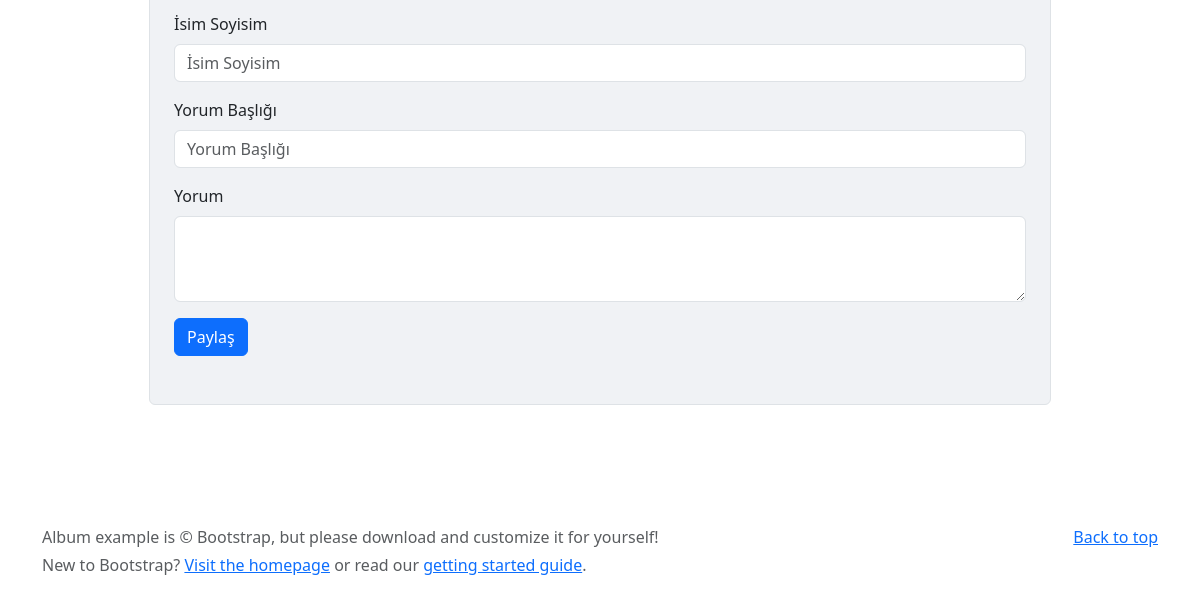
Page /detay/5/ (lower part) on the earlier database version.
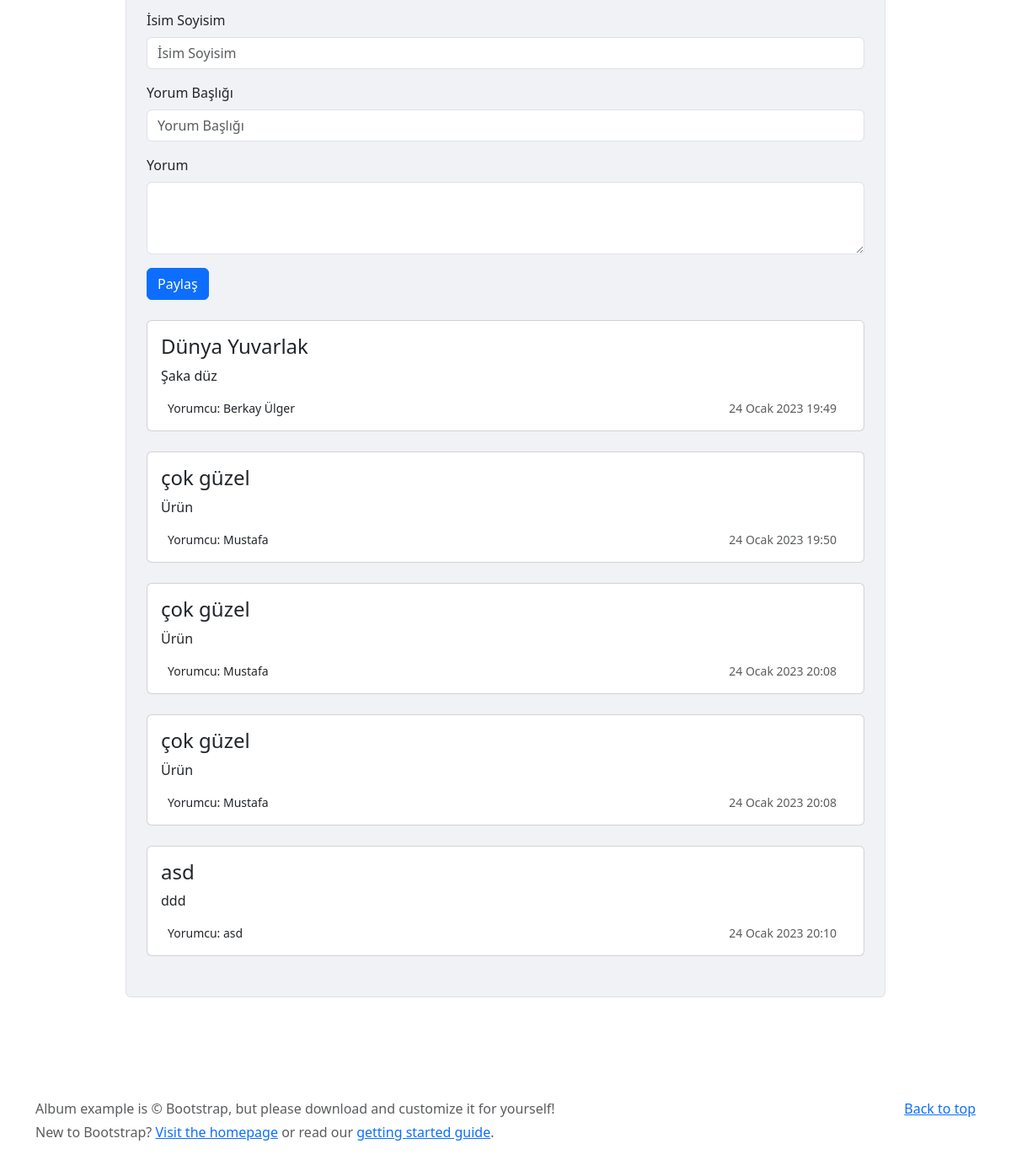
Same page on the later database version.
### appMy/models.py (models this page shows, shortened)
class Comment(models.Model):
    card = models.ForeignKey(Card, verbose_name=("Card"), on_delete=models.CASCADE)
    name = models.CharField(("Yorumcu"), max_length=50)
    title = models.CharField(("Yorum Başlığı"), max_length=50)
    text = models.TextField(("Yorum"),max_length=500)
    date_now = models.DateTimeField(("Yorum Yapılma Zamanı"), auto_now_add=True)

### appMy/views.py (the view, shortened to what this page needs)
# urls.py: path('detay/<id>/', Detail, name='Detail'),
def Detail(request,id):
    print(request.path)
    card = Card.objects.get(id=id) # 1 tane ürün getir
    comments = Comment.objects.filter(card=card)
    context = {
        "card":card,
        "comments":comments,
    }
    return render(request,'detail.html',context)

### appMy/models.py (called while the page is built)
    def __str__(self):
        return self.title

### appMy/templates/detail.html (shortened to what this page needs)
{% extends 'base.html' %}
{% block body %}
<main>
    <div class="container my-5">
        <div class="row d-flex justify-content-center">
            <div class="col-md-10 col-lg-10 p-4">
                <div class="card shadow-0 border" style="background-color: #f0f2f5;">
                    <div class="card-body p-4">
                        <div class="form-outline mb-4">
                            <form method="POST">
                                <div class="mb-3">
                                    <label for="exampleFormControlInput1" class="form-label">İsim Soyisim</label>
                                    <input type="text" name="name" class="form-control" id="exampleFormControlInput1" placeholder="İsim Soyisim">
                                </div>
                                <div class="mb-3">
                                    <label for="exampleFormControlInput1" class="form-label">Yorum Başlığı</label>
                                    <input type="text" name="title" class="form-control" id="exampleFormControlInput1" placeholder="Yorum Başlığı">
                                </div>
                                <div class="mb-3">
                                    <label for="exampleFormControlTextarea1" class="form-label">Yorum</label>
                                    <textarea class="form-control" name="text" id="exampleFormControlTextarea1" rows="3"></textarea>
                                </div>
                                <button type="submit" class="btn btn-primary">Paylaş</button>
                            </form>
                        </div>
                        {% for comment in comments %}
                        <div class="card mb-4">
                            <div class="card-body">
                                <h4>{{ comment.title }}</h4>
                                <p>{{ comment.text }}</p>
                                <div class="d-flex justify-content-between">
                                    <div class="d-flex flex-row align-items-center">
                                        <p class="small mb-0 ms-2">Yorumcu: {{ comment.name }}</p>
                                    </div>
                                    <div class="d-flex flex-row align-items-center">
                                        <p class="small text-muted mb-0">{{ comment.date_now }}</p>
                                    </div>
                                </div>
                            </div>
                        </div>
                        {% endfor %}
                    </div>
                </div>
            </div>
        </div>
    </div>
</main>
{% endblock body %}

### appMy/templates/base.html (shortened to what this page needs)
{% load static %}
<!DOCTYPE html>
<html lang="en">
<head>
    <link href="https://cdn.jsdelivr.net/npm/bootstrap@5.3.0-alpha1/dist/css/bootstrap.min.css" rel="stylesheet"
>
</head>
<body>
    {% block body %}
    {% endblock body %}
    {% include 'part/_footer.html' %}
</body>
</html>

### appMy/templates/part/_footer.html
<footer class="text-muted py-5">
    <div class="container">
        <p class="float-end mb-1">
            <a href="#">Back to top</a>
        </p>
        <p class="mb-1">Album example is © Bootstrap, but please download and customize it for yourself!</p>
        <p class="mb-0">New to Bootstrap? <a href="/">Visit the homepage</a> or read our <a
                href="/docs/5.3/getting-started/introduction/">getting started guide</a>.</p>
    </div>
</footer>

### appMy/templates/detail.html (style rules this page uses)
* { box-sizing: border-box; }

Differences in the rows shown:
added Comment: title "Dünya Yuvarlak", text "Şaka düz", name "Berkay Ülger", date_now "24 Ocak 2023 19:49"
added Comment: title "çok güzel", text "Ürün", name "Mustafa", date_now "24 Ocak 2023 19:50"
added Comment: title "çok güzel", text "Ürün", name "Mustafa", date_now "24 Ocak 2023 20:08"
added Comment: title "çok güzel", text "Ürün", name "Mustafa", date_now "24 Ocak 2023 20:08"
added Comment: title "asd", text "ddd", name "asd", date_now "24 Ocak 2023 20:10"
